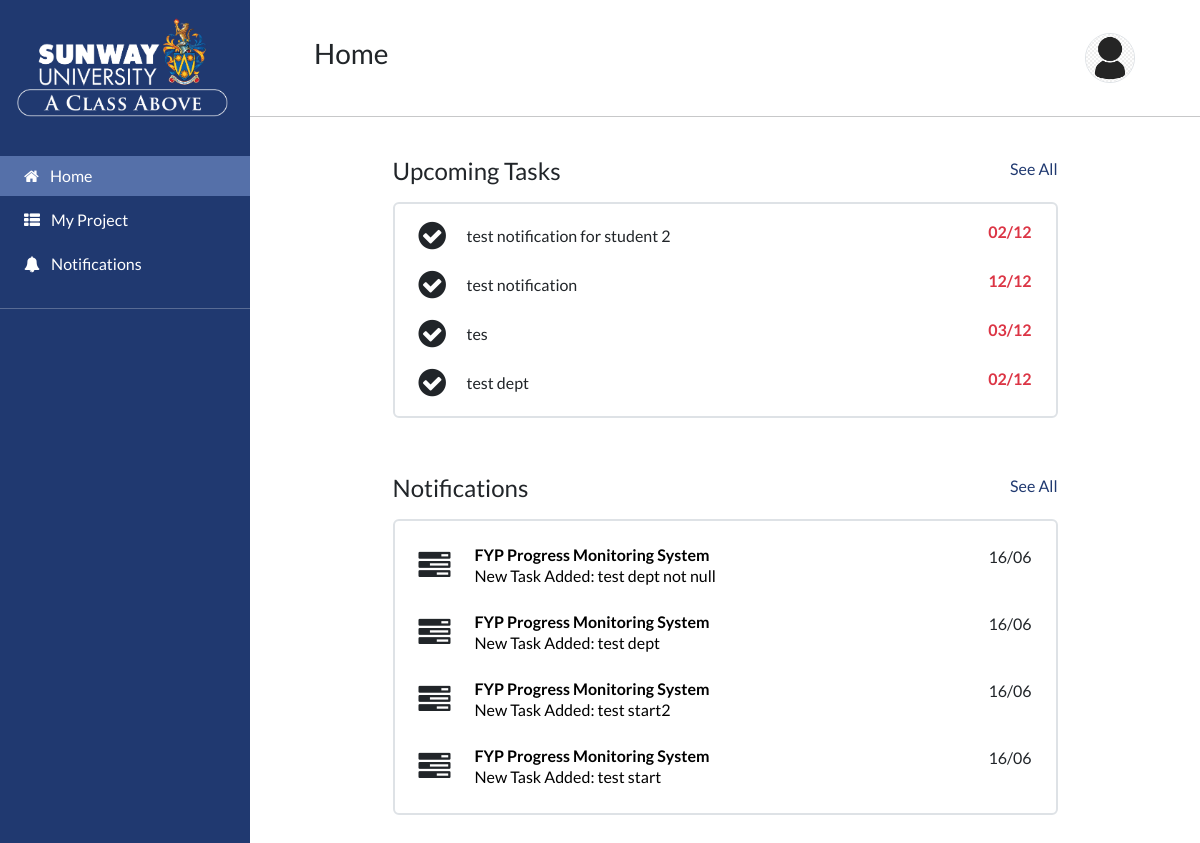
Screenshot of /home (signed in) with the database file from the repository.
### PMS/models.py (models this page shows, shortened)
class User(AbstractUser):
    class Role(models.TextChoices):
        ADMIN = "ADMIN", "Admin"
        STUDENT = "STUDENT", "Student"
        SUPERVISOR = "SUPERVISOR", "Supervisor"
    base_role = Role.ADMIN
    role = models.CharField(max_length=50, choices=Role.choices)
    picture = models.ImageField(upload_to="PMS/file/users", default="PMS/file/users/default_dp.png")

class Task(models.Model):
    project = models.ForeignKey(Project, on_delete=models.CASCADE)
    title = models.CharField(max_length=128)
    category = models.CharField(max_length=64)
    start_date = models.DateField()
    due_date = models.DateField()
    description = models.TextField()
    dependency = models.ForeignKey('self', null=True, blank=True, on_delete=models.CASCADE)
    completed = models.BooleanField()
    def is_overdue(self):
        return datetime.now().date() > self.due_date

class Notification(models.Model):
    class Type(models.TextChoices):
        TASK_OVERDUE = "TASK_OVERDUE", "Task Overdue"
        NEW_TASK = "NEW_TASK", "Added New Task"
        CHAT_TASK = "CHAT_TASK", "Chat In Task"
        NEW_RESOURCE = "NEW_RESOURCE", "Added New Resource"
        CHAT_RESOURCE = "CHAT_RESOURCE", "Chat In Resource"
        NEW_MEETING_RECORD = "NEW_MEETING_RECORD", "Added New Meeting Record"
        UPDATED_MEETING_RECORD = "UPDATED_MEETING_RECORD", "Updated Meeting Record Status"
    user = models.ForeignKey(User, on_delete=models.CASCADE)
    type = models.CharField(choices=Type.choices, max_length=24)
    timestamp = models.DateTimeField(default=datetime.now)
    overdue_task = models.ForeignKey(Task, on_delete=models.CASCADE, null=True, blank=True, related_name="overdue_task")
    new_task = models.ForeignKey(Task, on_delete=models.CASCADE, null=True, blank=True, related_name="new_task")
    chat_task = models.ForeignKey(Task, on_delete=models.CASCADE, null=True, blank=True, related_name="chat_task")
    new_resource = models.ForeignKey(Resource, on_delete=models.CASCADE, null=True, blank=True, related_name="new_resource")
    chat_resource = models.ForeignKey(Resource, on_delete=models.CASCADE, null=True, blank=True, related_name="chat_resource")
    new_meeting_record = models.ForeignKey(MeetingRecord, on_delete=models.CASCADE, null=True, blank=True, related_name="new_mr")
    updated_meeting_record = models.ForeignKey(MeetingRecord, on_delete=models.CASCADE, null=True, blank=True, related_name="update_mr")

class Project(models.Model):
    project_title = models.CharField(max_length=128)

### PMS/views.py (the view)
# urls.py: 2. Add a URL to urlpatterns:  path('', views.home, name='home')
def home(request):
    def generate_random_icon():
        icons = ["fa-code", "fa-share-alt", "fa-pie-chart", "fa-laptop", "fa-tasks"]
        selected_icon = random.choice(icons)
        return selected_icon
    if not request.user.is_authenticated:
        return HttpResponse("401 Forbidden", status=401)
    user_profile = get_user_profile(request.user)
    if request.user.role == "SUPERVISOR":
        projects = [student.project for student in StudentProfile.objects.filter(supervisor=user_profile)]
    else:
        projects = ""
    if request.user.role == "STUDENT":
        tasks = Task.objects.filter(project=user_profile.project).order_by("due_date")
        first_four_unfinished_tasks = [task for task in tasks if not task.completed][:4]
    else:
        first_four_unfinished_tasks = ""
    notifications = Notification.objects.filter(user=request.user).order_by("-timestamp")[:4]
    return render(request, "PMS/home.html", {
        "user_profile": user_profile,
        "projects": projects,
        "first_four_unfinished_tasks": first_four_unfinished_tasks,
        "generate_random_icon": generate_random_icon,
        "notifications": notifications
    })

### PMS/views.py (called while the page is built)
def get_user_profile(user):
    if user.role == "STUDENT":
        return StudentProfile.objects.get(user=user)
    elif user.role == "SUPERVISOR":
        return SupervisorProfile.objects.get(user=user)

### PMS/templates/PMS/home.html (shortened to what this page needs)
{% extends "PMS/logged_in_layout.html" %}
{% load static %}
{% block header_title %}
    Home
{% endblock %}
{% block main_content %}
    <div class="mx-5 px-3 my-4 py-2 d-flex">
        <div class="container">
            <div class="col-md-10 col mx-auto">
                {% if user.role == "STUDENT" %}
                <div class="student-view">
                    <div class="d-flex justify-content-between my-2">
                        <h4>Upcoming Tasks</h4>
                        <a href="{% url 'project' user_profile.project.id %}" class="link-primary text-decoration-none">See All</a>
                    </div>
                    <div class="home-task-container border rounded border-2 border-muted px-4">
                        {% for task in first_four_unfinished_tasks %}
                            <div class="d-flex justify-content-between my-3" onclick="navigateToProject({{ user_profile.project.id }}, {{ task.id }})">
                                <div class="d-flex align-items-center">
                                    <div class="home-icon-container">
                                        <i class="fa fa-2x fa-check-circle"></i>
                                    </div>
                                    <span>{{ task.title }}</span>
                                </div>
                                <div class="
                                    {% if task.is_overdue %}
                                        text-danger
                                        fw-bold
                                    {% endif %}
                                ">{{ task.due_date |date:"m/d" }}</div>
                            </div>
                        {% endfor %}
                    </div>
                    <br><br>
                    <div class="d-flex justify-content-between my-2">
                        <h4>Notifications</h4>
                        <a href="{% url 'notifications' %}" class="link-primary text-decoration-none">See All</a>
                    </div>
                    <div class="notifications-container border rounded border-2 border-muted px-4">
                        {% for notification in notifications %}
                            <div class="notification d-flex justify-content-between my-4">
                                <div class="d-flex align-items-center">
                                    {% if notification.type == "TASK_OVERDUE" %}
                                        <div class="notification-icon-container">
                                            <i class="fa fa-2x fa-exclamation-triangle"></i>
                                        </div>
                                        <a href="project/{{ notification.overdue_task.project.id }}/tasks?task={{ notification.overdue_task.id }}" class="text-black text-decoration-none">
                                            <div>
                                                <h6 class="fw-bold m-0">{{ notification.overdue_task.project.project_title }}</h6>
                                                <p class="m-0">Task Overdue: {{ notification.overdue_task.title }}</p>
                                            </div>
                                        </a>
                                    {% elif notification.type == "NEW_TASK" %}
                                        <div class="notification-icon-container">
                                            <i class="fa fa-2x fa-tasks"></i>
                                        </div>
                                        <a href="project/{{ notification.new_task.project.id }}/tasks?task={{ notification.new_task.id }}" class="text-black text-decoration-none">
                                            <div>
                                                <h6 class="fw-bold m-0">{{ notification.new_task.project.project_title }}</h6>
                                                <p class="m-0">New Task Added: {{ notification.new_task.title }}</p>
                                            </div>
                                        </a>
                                    {% endif %}
                                </div>
                                <div>{{ notification.timestamp | date:"d/m" }}</div>
                            </div>
                        {% endfor %}
                    </div>
                </div>
                {% endif %}
            </div>
        </div>
    </div>
{% endblock %}

### PMS/templates/PMS/logged_in_layout.html (shortened to what this page needs)
{% extends "PMS/layout.html" %}
{% load static %}
{% block content %}
    <div class="d-flex">
        <div class="sidebar hidden flex-shrink-0 bg-primary text-white position-relative">
            <div class="container pb-4">
                <img src="{% static 'PMS/images/SU_logo.png' %}" alt="" width="100%">
            </div>
            <div class="nav-links">
                <a href="{% url 'home' %}" class="text-decoration-none text-white">
                    <div class="px-4 py-2 mb-1" id="home-link">
                        <i class="fa fa-home pe-2"></i> Home
                    </div>
                </a>
                {% if user.role == "STUDENT" %}
                <a href="{% url 'project' user_profile.project.id %}" class="text-decoration-none text-white">
                    <div class="px-4 py-2 my-1" id="projects-link">
                        <i class="fa fa-th-list pe-2"></i> My Project
                    </div>
                </a>
                {% endif %}
                <a href="{% url 'notifications' %}" class="text-decoration-none text-white">
                    <div class="px-4 py-2 my-1" id="notifications-link">
                        <i class="fa fa-bell pe-2"></i> Notifications
                    </div>
                </a>
            </div>
            <hr class="my-4">
        </div>
        <div class="w-100">
            <div class="mx-5 px-3 my-4 py-2 d-flex justify-content-between align-items-center">
                <h3>{% block header_title %} {% endblock %}</h3>
                <button class="btn p-0 m-0" data-bs-toggle="dropdown">
                    <img src="{{ user.picture.url }}" alt="" width="50px" class="border rounded-circle">
                </button>
            </div>
            <hr class="{% block hr_spacing_adjustments %} {% endblock %}">
            {% block main_content %}
            {% endblock %}
        </div>
    </div>
{% endblock %}

### PMS/static/PMS/styles/styles.css (style rules this page uses)
.sidebar { width: 250px; min-height: 100vh; }
.cp1-projects tbody tr, .cp2-projects tbody tr, .meeting-records tbody tr, .task-table tbody tr, .resource-table tbody tr, .subtask-table i, .home-task-container > div { cursor: pointer; }
.notification-icon-container { width: 56px !important; }
.home-icon-container { width: 48px; }

### rows the page displays
User: picture (placeholder picture)
Task: title "test notification for student 2", due_date "02/12"
Task: title "test notification", due_date "12/12"
Task: title "tes", due_date "03/12"
Task: title "test dept", due_date "02/12"
Notification: new_task.project.project_title "FYP Progress Monitoring System", new_task "test dept not null", timestamp "16/06"
Notification: new_task.project.project_title "FYP Progress Monitoring System", new_task "test dept", timestamp "16/06"
Notification: new_task.project.project_title "FYP Progress Monitoring System", new_task "test start2", timestamp "16/06"
Notification: new_task.project.project_title "FYP Progress Monitoring System", new_task "test start", timestamp "16/06"
